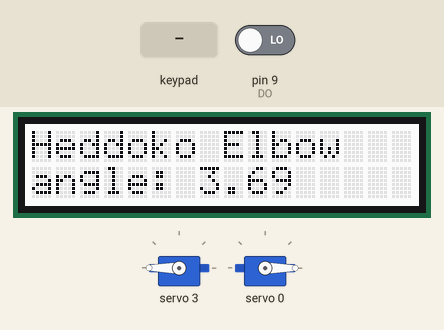
A sketch run on a simulated Arduino Uno, built with avr-gcc and run on an emulated ATmega328P. Parts: 16×2 character LCD, 2 × servo. The inputs (shaded band) are chosen by the test bench; at power-on: pin 9 (DO) LOW. What the sketch prints to the serial monitor is not drawn.

Above: at 1.2 s.
1.3 s: key 'U' pressed
At 1.51 s:
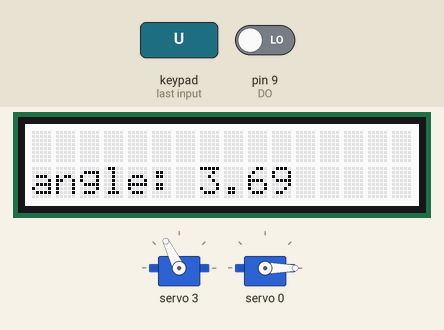
4.3 s: key 'L' pressed
At 5.6 s:
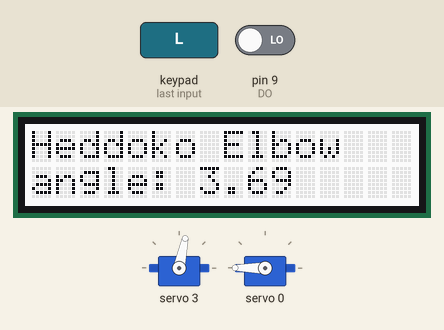
7.3 s: pin 9 (DO) driven HIGH
At 8.6 s:
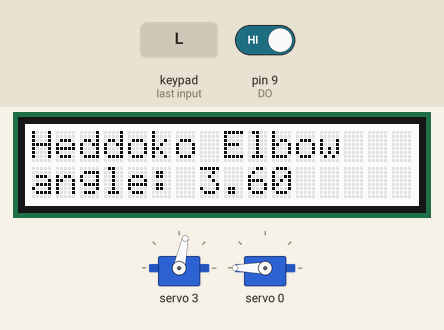
10.3 s: key 'D' pressed
At 11.4 s:
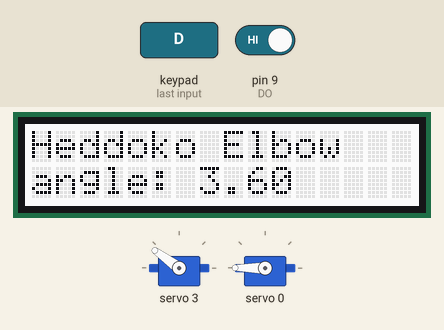
13.3 s: key 'R' pressed
16.3 s: key 'L' pressed
Timing chart, 0 to 19.3 s (numbered marks = the images above; inputs shaded):
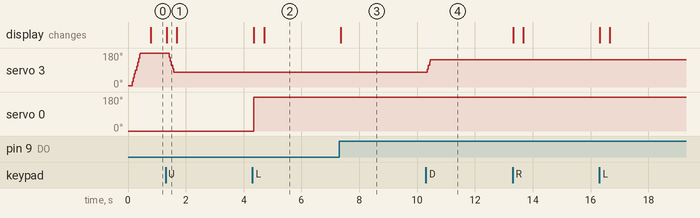

Measured:
- after the input at 1.3 s, servo 3: 180° → 78° after 0.12 s; the display: changes at once (image 1)
- after the input at 4.3 s, servo 0: 0° → 180° after 0.06 s; the display: first changes after 0.06 s (image 2 shows a later state)
- after the input at 7.3 s, the display: changes after 0.07 s (image 3)
- after the input at 10.3 s, servo 3: 78° → 144° after 0.05 s

The sketch:

shield_encoder_servo.ino
```cpp
// Read in 12-bits Magnetic Encoder AEAT-6012-A06  into Arduino Uno
// RobinL

// Declarate

#include <Wire.h>
#include <String.h>
#include <Adafruit_PWMServoDriver.h>

#include <Adafruit_MCP23017.h>
#include <Adafruit_RGBLCDShield.h>
Adafruit_RGBLCDShield lcd = Adafruit_RGBLCDShield();
#define RED 0x1
#define YELLOW 0x3
#define GREEN 0x2
#define TEAL 0x6
#define BLUE 0x4
#define VIOLET 0x5
#define WHITE 0x7


int val1;
String str;

Adafruit_PWMServoDriver pwm = Adafruit_PWMServoDriver();

#define SERVOMIN  120 // this is the 'minimum' pulse length count (out of 4096)
#define SERVOMAX  500 // this is the 'maximum' pulse length count (out of 4096)

uint8_t servo1 = 3;
uint8_t servo2 = 0;
int lastval1 = SERVOMIN;
int lastval2 = SERVOMIN;


const int CSn = 2; // Chip select
const int CLK = 8; // Clock signal
const int DO = 9; // Digital Output from the encoder which delivers me a 0 or 1, depending on the bar angle..

float encoderval = 0.0;

void setup(){

	//Fix de tris
        Serial.begin(115200);

        pwm.begin();
        pwm.setPWMFreq(60);


        lcd.begin(16, 2);
        lcd.setBacklight(WHITE);
        lcd.setCursor(0,0);
        lcd.print("Heddoko Elbow");


	pinMode(CSn, OUTPUT);
	pinMode(CLK, OUTPUT);
	pinMode(DO, INPUT);

	//Let's start here
	digitalWrite(CLK, HIGH);
	digitalWrite(CSn, HIGH);
}


void setServoPulse(uint8_t n, double pulse) {
  double pulselength;

  pulselength = 1000000;   // 1,000,000 us per second
  pulselength /= 60;   // 60 Hz
  Serial.print(pulselength); Serial.println(" us per period");
  pulselength /= 4096;  // 12 bits of resolution
  Serial.print(pulselength); Serial.println(" us per bit");
  pulse *= 1000;
  pulse /= pulselength;
  Serial.println(pulse);
  pwm.setPWM(n, 0, pulse);
}


uint8_t i=0;
int angle1=250;
int angle3=8;
int increment = 150;

void loop() {


    uint8_t buttons = lcd.readButtons();

  if (buttons) {
    lcd.clear();
    lcd.setCursor(0,0);


    if (buttons & BUTTON_DOWN) {
      angle1=angle1+increment;
      if(angle1>179){
        angle1=180;}
      //lcd.print("sent angle: ");
      //lcd.print(angle1);
      lcd.setCursor(0,1);
      lcd.print("angle: ");
      lcd.print(encoderval);
      //lcd.setBacklight(RED);
    }
    if (buttons & BUTTON_UP) {
      angle1=angle1-increment;
      //lcd.setCursor(0,0);
      //lcd.print("sent angle: ");
      //lcd.print(angle1);
      lcd.setCursor(0,1);
      lcd.print("angle: ");
      lcd.print(encoderval);
      if(angle1<1){
        angle1=0;}
      //lcd.setBacklight(YELLOW);
    }
    if (buttons & BUTTON_LEFT) {
      //increment=increment-1;
      angle3=angle3-increment;
      //lcd.setCursor(0,0);
      //lcd.print("sent angle: ");
      //lcd.print(angle3);
      //lcd.setCursor(0,1);
      //lcd.print("increment value:");
      //lcd.setCursor(0,1);
      //lcd.print(increment);
      //lcd.setBacklight(GREEN);
    }
    if (buttons & BUTTON_RIGHT) {
      //increment=increment+1;
      angle3=angle3+increment;
      //lcd.setCursor(0,0);
      //lcd.print("sent angle: ");
      //lcd.print(angle3);
      //lcd.setCursor(0,1);
      //lcd.print("increment value:");
      //lcd.setCursor(0,1);
      //lcd.print(increment);
      //lcd.setBacklight(TEAL);
    }
    if (buttons & BUTTON_SELECT) {
      //lcd.setBacklight(VIOLET);
    }
  }


 int angle2 = map(angle1, 0, 180, SERVOMIN, SERVOMAX);
 int angle4 = map(angle3, 0, 180, SERVOMIN, SERVOMAX);


  //Serial.println(servonum);

  if(lastval1<=angle2){
  for (uint16_t pulselen = lastval1; pulselen < angle2; pulselen++) {
    pwm.setPWM(servo1, 0, pulselen);
    //delay(5);
  }
  //delay(1);
  }
  else{
  for (uint16_t pulselen = lastval1; pulselen > angle2; pulselen--) {
    pwm.setPWM(servo1, 0, pulselen);
   // delay(5);
  }
  }


  if(lastval2<=angle4){
  for (uint16_t pulselen = lastval2; pulselen < angle4; pulselen++) {
    pwm.setPWM(servo2, 0, pulselen);
    //delay(5);
  }
  //delay(1);
  }
  else{
  for (uint16_t pulselen = lastval2; pulselen > angle4; pulselen--) {
    pwm.setPWM(servo2, 0, pulselen);
    //delay(5);
  }
  }
  //delay(1);

lastval1=angle2;
angle2=angle1;
lastval2=angle4;
angle4=angle3;
//Serial.flush();


	encoderval = readSensor();
	delayMicroseconds(1); //Tcs waiting for another read in


      lcd.clear();
      lcd.setCursor(0,0);
      lcd.print("Heddoko Elbow");
      lcd.setCursor(0,1);
      lcd.print("angle: ");
      lcd.print(encoderval);


}


float readSensor(){
	unsigned int dataOut = 0;

	digitalWrite(CSn, LOW);
	delayMicroseconds(1); //Waiting for Tclkfe

	//Passing 12 times, from 0 to 9
	for(int x=0; x<12; x++){
		digitalWrite(CLK, LOW);
		delayMicroseconds(1); //Tclk/2
		digitalWrite(CLK, HIGH);
		delayMicroseconds(1); //Tdo valid, like Tclk/2
		dataOut = (dataOut << 1) | digitalRead(DO); //shift all the entering data to the left and past the pin state to it. 1e bit is MSB
	}

	digitalWrite(CSn, HIGH); //
        dataOut=dataOut+42;
        if(dataOut>4095){
          dataOut=dataOut-4096;}
          float ratio=4096/360;
          float datafloat=float(dataOut);
          datafloat=datafloat/ratio;
          datafloat=datafloat/372.27;
          datafloat=datafloat*360;
          //if(dataOut<55) dataOut=55;
        //dataOut=map(dataOut,55,1965,0,150);
        String sendval = String(datafloat);
        if(datafloat<100){
          sendval='0'+sendval;}
        if(datafloat<10){
          sendval='0'+sendval;}
          sendval=sendval+'\r';
          sendval=sendval+'\n';
       Serial.print(sendval);
	return datafloat;

}
```
